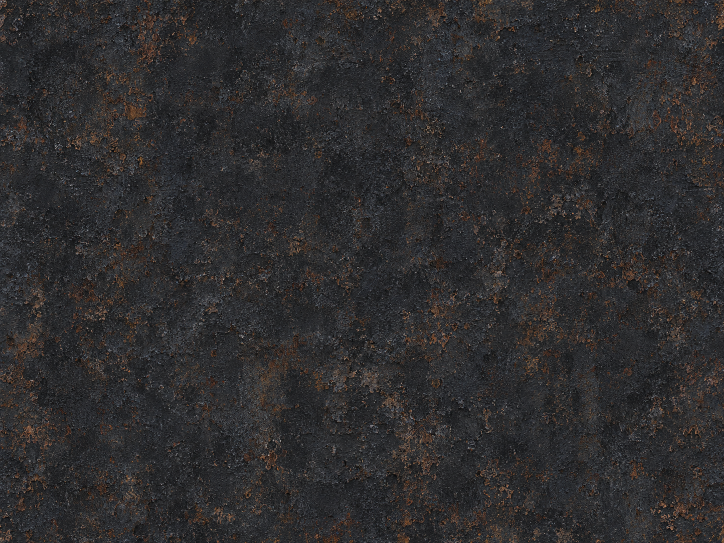
#> input picture Terra61/61_terra_master/modules/carriage/ai_aged_cast_iron.png, 1448 x 1086 px, found by its file name (shown at 1/2 size)
$ python generate_props.py
#> lines starting #> are read from the running program, lines starting #| are printed output that depends on the picture
#!/usr/bin/env python3
"""Build three independent low-poly Victorian platform props, Y up, metres."""
from pathlib import Path
import json,math,struct
import numpy as np
from PIL import Image,ImageDraw,ImageFont,ImageEnhance
P=Path(__file__).resolve().parent;P.mkdir(parents=True,exist_ok=True)
rng=np.random.default_rng(110213)

# Original procedural wood with painted plank joints and subtle knots.
def wood_texture(name,planks=0,base=(126,86,56),size=512):
#> called with name = 'crate_planks.png', planks = 6, base = (126, 86, 56), size = 512
 w=h=size
 ys=np.arange(h)[:,None];xs=np.arange(w)[None,:]
 coarse=rng.normal(0,6,(h//4,w//4))
 coarse=np.asarray(Image.fromarray(np.uint8(np.clip(coarse+128,0,255))).resize((w,h),Image.Resampling.BICUBIC),float)-128
 fine=rng.normal(0,3,(h,w));grain=np.repeat(rng.normal(0,5,(1,w)),h,axis=0)
 data=np.stack([np.clip(c+coarse+fine+grain,0,255) for c in base],axis=2).astype('uint8');im=Image.fromarray(data,'RGB');d=ImageDraw.Draw(im)
 for _ in range(250):
  x=int(rng.integers(w));y=int(rng.integers(h));length=int(rng.integers(3,110));bright=int(rng.integers(-23,19));color=tuple(int(np.clip(c+bright,0,255)) for c in base)
  d.line((x,y,x+int(rng.integers(-2,3)),min(h-1,y+length)),fill=color,width=1)
 if planks:
  for k in range(planks):
   x=round(k*w/planks);d.line((x,0,x,h),fill=(48,34,25),width=3);d.line((x+3,0,x+3,h),fill=(171,123,79),width=1)
#> this loop made 6 passes
#> x on passes 1 to 6: 0, 85, 171, 256, 341, 427
 for _ in range(5):
  x=int(rng.integers(25,w-25));y=int(rng.integers(25,h-25));rx=int(rng.integers(3,8));ry=int(rng.integers(7,16));d.ellipse((x-rx,y-ry,x+rx,y+ry),outline=(70,48,32),width=1);d.ellipse((x-rx//2,y-ry//2,x+rx//2,y+ry//2),outline=(72,48,32),width=1)
#> this loop made 5 passes
#> (x, y, rx, ry) on passes 1 to 5: (424, 461, 4, 7), (318, 179, 4, 11), (422, 333, 4, 14), (102, 250, 5, 13), (100, 451, 6, 14)
 im.save(P/name)
wood_texture('crate_planks.png',6)
wood_texture('wood_beam.png',0,base=(139,95,60))
#> the loop in wood_texture (call 2), `for _ in range(250):` made 250 passes
#> (x, y, length, bright, color) on passes 1 to 3: (122, 413, 74, 2, (141, 97, 62)), (30, 504, 94, -5, (134, 90, 55)), (175, 330, 86, -23, (116, 72, 37))
#> the loop in wood_texture (call 2), `for _ in range(5):` made 5 passes
#> (x, y, rx, ry) on passes 1 to 5: (470, 227, 6, 15), (358, 449, 7, 14), (174, 352, 7, 10), (241, 364, 5, 11), (285, 100, 7, 9)
wood_texture('barrel_staves.png',16,base=(121,79,49))
#> call 3 of wood_texture, with name = 'barrel_staves.png', planks = 16, base = (121, 79, 49), size = 512
#> in wood_texture (call 3), `data = np.stack([np.clip(c + coarse + fine + grain, 0, 255) for c in b`:
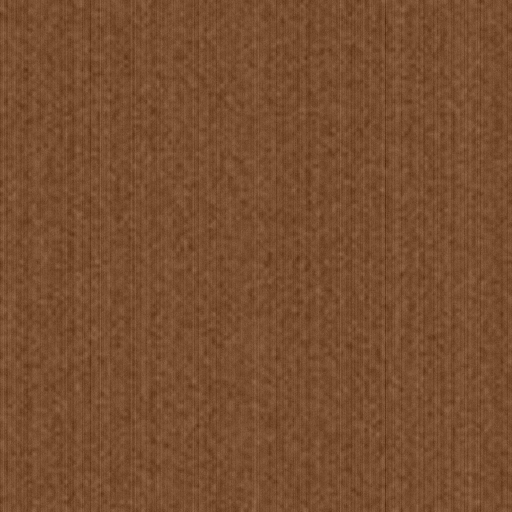
#> data: shape (512, 512, 3); mean of channels 0, 1, 2 120.1, 78.1, 48.1; drawn as R, G, B
#> the loop in wood_texture (call 3), `for _ in range(250):` made 250 passes
#> (x, y, length, bright, color) on passes 1 to 3: (284, 80, 83, -17, (104, 62, 32)), (107, 358, 101, 12, (133, 91, 61)), (368, 280, 3, 13, (134, 92, 62))
#> the loop in wood_texture (call 3), `for k in range(planks):` made 16 passes
#> x on passes 1 to 12: 0, 32, 64, 96, 128, 160, 192, 224, 256, 288, 320, 352
#> the loop in wood_texture (call 3), `for _ in range(5):` made 5 passes
#> (x, y, rx, ry) on passes 1 to 5: (410, 483, 3, 14), (239, 337, 5, 9), (288, 78, 5, 14), (282, 52, 3, 12), (221, 265, 5, 8)
wood_texture('barrel_lid.png',6,base=(127,86,55))
#> call 4 of wood_texture, with name = 'barrel_lid.png', planks = 6, base = (127, 86, 55), size = 512
#> in wood_texture (call 4), `fine = rng.normal(0, 3, (h, w))`:
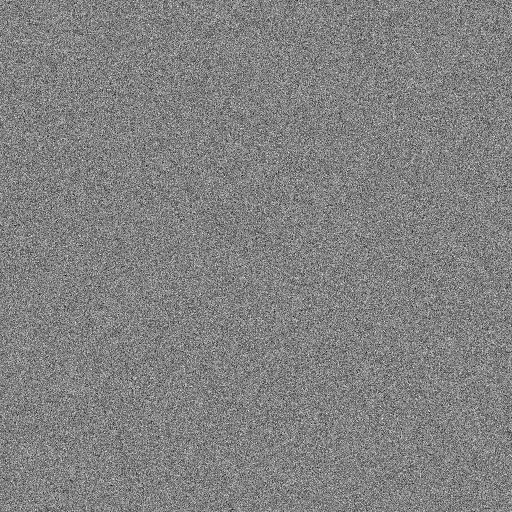
#> fine: shape (512, 512) float64; min -13.85, max 13.38, mean 0.0114; drawn with min black and max white
#> in wood_texture (call 4), `grain = np.repeat(rng.normal(0, 5, (1, w)), h, axis=0)`:
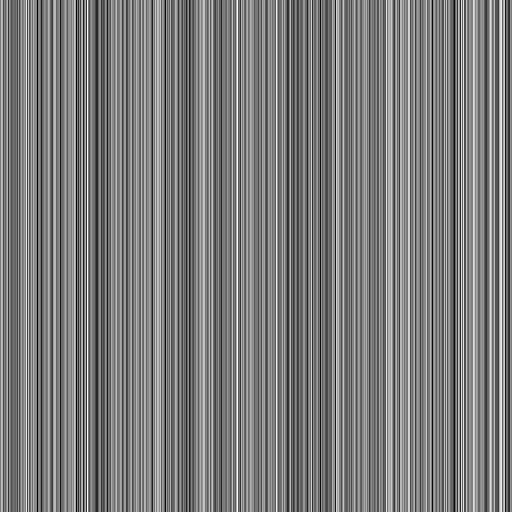
#> grain: shape (512, 512) float64; min -14.07, max 14.61, mean -0.125; drawn with min black and max white
#> the loop in wood_texture (call 4), `for _ in range(250):` made 250 passes
#> (x, y, length, bright, color) on passes 1 to 3: (233, 317, 86, 5, (132, 91, 60)), (326, 65, 65, 11, (138, 97, 66)), (287, 339, 20, 14, (141, 100, 69))

# Downsize the project-supplied generated iron for compact prop assets. Rivets
# on the crate plates and hoops are drawn into the texture, not modeled spheres.
source=P.parent.parent/'materials'/'ai_aged_cast_iron.png'
if source.exists():
 metal=Image.open(source).convert('RGB').resize((512,512),Image.Resampling.LANCZOS)
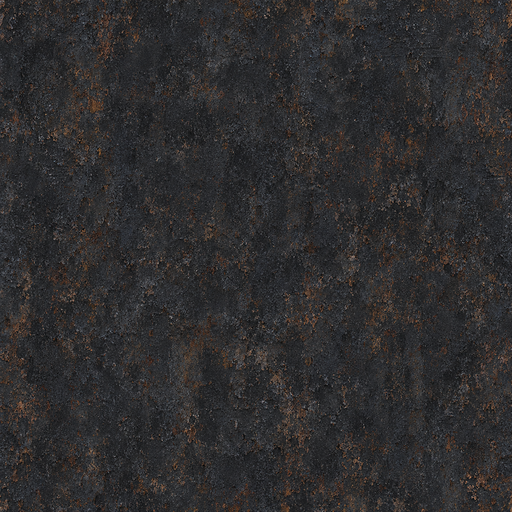
#> metal: PIL image 512x512 RGB; mean R, G, B 46.8, 45.4, 46.1
elif (P/'iron_ai_small.png').exists():
 metal=Image.open(P/'iron_ai_small.png').convert('RGB')
else:
 raise FileNotFoundError('Need project ai_aged_cast_iron.png or local iron_ai_small.png')
metal.save(P/'iron_ai_small.png',optimize=True)
metal.resize((512,128),Image.Resampling.LANCZOS).save(P/'iron_plain.png',optimize=True)
rivet=metal.resize((512,128),Image.Resampling.LANCZOS);d=ImageDraw.Draw(rivet)
for x in (128,384):
 y=64;d.ellipse((x-12,y-12,x+12,y+12),fill=(25,26,25));d.ellipse((x-9,y-10,x+8,y+7),fill=(91,91,81));d.ellipse((x-6,y-7,x-2,y-3),fill=(153,149,130))
rivet.save(P/'iron_riveted.png',optimize=True)
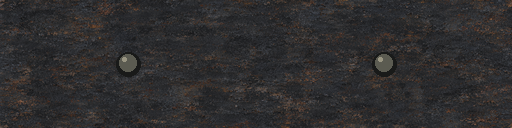
#> saved as iron_riveted.png: PIL image 512x128 RGB; mean R, G, B 47, 45.7, 46.3
plate=metal.resize((128,256),Image.Resampling.LANCZOS);d=ImageDraw.Draw(plate)
for y in (65,190):
 x=64;d.ellipse((x-11,y-11,x+11,y+11),fill=(23,24,23));d.ellipse((x-8,y-9,x+8,y+7),fill=(100,98,86));d.ellipse((x-5,y-6,x-2,y-3),fill=(171,166,143))
plate.save(P/'rivet_plate.png',optimize=True)
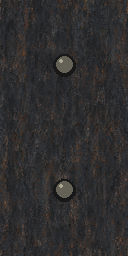
#> saved as rivet_plate.png: PIL image 128x256 RGB; mean R, G, B 47.3, 45.9, 46.4
Image.new('RGB',(16,16),(175,131,64)).save(P/'aged_gold.png')

# Cream numeral and brass keyline are baked into the front/back sign texture.
sign=Image.new('RGB',(512,640),(28,36,40));d=ImageDraw.Draw(sign)
d.rectangle((8,8,503,631),outline=(102,73,43),width=12);d.rectangle((24,24,487,615),outline=(202,158,93),width=7)
for x in (40,472):
 for y in (40,600):
  d.ellipse((x-11,y-11,x+11,y+11),fill=(68,47,28));d.ellipse((x-8,y-8,x+7,y+7),fill=(205,160,85));d.ellipse((x-5,y-5,x-2,y-2),fill=(244,219,151))
font=ImageFont.truetype('/usr/share/fonts/truetype/dejavu/DejaVuSerif-Bold.ttf',435)
b=d.textbbox((0,0),'3',font=font);d.text(((512-(b[2]-b[0]))/2,(640-(b[3]-b[1]))/2-b[1]-3),'3',font=font,fill=(233,211,165))
sign.save(P/'platform_3.png')
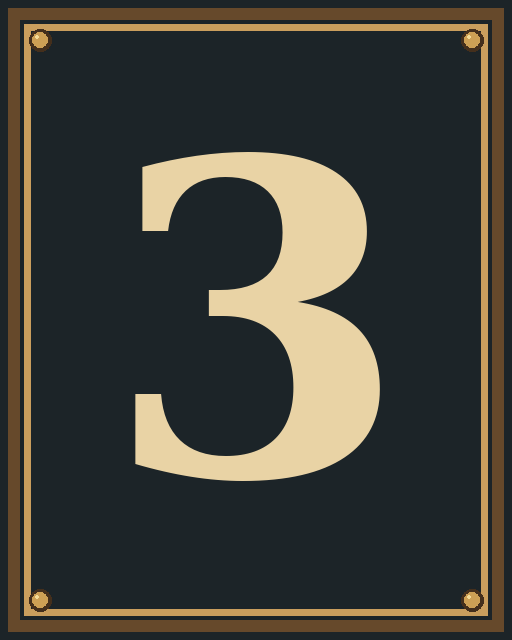
#> saved as platform_3.png: PIL image 512x640 RGB; mean R, G, B 65.4, 64.6, 56.9

class Mesh:
 def __init__(self,name):self.name=name;self.p=[];self.n=[];self.uv=[];self.idx=[]
 def face(self,pts,uv=None):
  pts=np.asarray(pts,float);n=np.cross(pts[1]-pts[0],pts[2]-pts[0]);size=np.linalg.norm(n)
  if size<1e-10:return
  n/=size;start=len(self.p);self.p.extend(pts.tolist());self.n.extend([n.tolist()]*len(pts))
  if uv is None:uv=[[0,0],[1,0],[1,1],[0,1]] if len(pts)==4 else [[0,0],[1,0],[.5,1]]
  self.uv.extend(uv);self.idx.extend([start,start+1,start+2]);
  if len(pts)==4:self.idx.extend([start,start+2,start+3])
 def beam(self,p0,p1,w,depth,ref=(0,0,1)):
#> called with p0 = (0, 0, 0), p1 = (0, 0.12, 0), w = 0.4, depth = 0.38, ref = (0, 0, 1)
  p0=np.asarray(p0,float);p1=np.asarray(p1,float);axis=p1-p0;length=np.linalg.norm(axis)
  if length<1e-10:return
  axis/=length;ref=np.asarray(ref,float)
  if abs(np.dot(axis,ref))>.96:ref=np.array((0,1,0),float)
  a=np.cross(ref,axis);a/=np.linalg.norm(a);b=np.cross(axis,a);a*=w/2;b*=depth/2
  q=[p0-a-b,p0+a-b,p0+a+b,p0-a+b,p1-a-b,p1+a-b,p1+a+b,p1-a+b]
  for j,f in enumerate(((0,3,2,1),(4,5,6,7),(0,1,5,4),(1,2,6,5),(2,3,7,6),(3,0,4,7))):
   uv=[[0,0],[1,0],[1,1],[0,1]] if j<2 else [[0,0],[0,1],[length/.8,1],[length/.8,0]]
   self.face([q[k] for k in f],uv)
 def box(self,x,y,z,sx,sy,sz):self.beam((x,y-sy/2,z),(x,y+sy/2,z),sx,sz)
 def textured_box(self,x0,x1,y0,y1,z0,z1):
  # Each face takes the complete texture so the planks remain readily visible.
  for f in (((x0,y0,z1),(x1,y0,z1),(x1,y1,z1),(x0,y1,z1)),
            ((x1,y0,z0),(x0,y0,z0),(x0,y1,z0),(x1,y1,z0)),
            ((x1,y0,z1),(x1,y0,z0),(x1,y1,z0),(x1,y1,z1)),
            ((x0,y0,z0),(x0,y0,z1),(x0,y1,z1),(x0,y1,z0)),
            ((x0,y1,z1),(x1,y1,z1),(x1,y1,z0),(x0,y1,z0)),
            ((x0,y0,z0),(x1,y0,z0),(x1,y0,z1),(x0,y0,z1))):
   self.face(f,[[0,1],[1,1],[1,0],[0,0]])
 def cylinder(self,p0,p1,r,segments=10):
  p0=np.asarray(p0,float);p1=np.asarray(p1,float);axis=p1-p0;axis/=np.linalg.norm(axis);ref=np.array((0,0,1),float)
  if abs(np.dot(axis,ref))>.96:ref=np.array((0,1,0),float)
  a=np.cross(ref,axis);a/=np.linalg.norm(a);b=np.cross(axis,a)
  for i in range(segments):
   aa=2*math.pi*i/segments;bb=2*math.pi*(i+1)/segments;r0=r*(a*math.cos(aa)+b*math.sin(aa));r1=r*(a*math.cos(bb)+b*math.sin(bb))
   self.face([p0+r0,p0+r1,p1+r1,p1+r0]);self.face([p0,p0+r1,p0+r0]);self.face([p1,p1+r0,p1+r1])

# A freestanding cast-iron sign. Decorative scroll is actual slim geometry;
# numeral, its lining and round pin heads are on the image map.
sign_m={x:Mesh(x) for x in ('iron_plain','aged_gold','platform_3')};I=sign_m['iron_plain'];G=sign_m['aged_gold'];S=sign_m['platform_3']
I.box(0,.06,0,.40,.12,.38);I.box(0,.16,0,.33,.08,.32);I.box(0,.31,0,.27,.22,.26)
for y,w in ((.22,.30),(.43,.31),(.51,.25)):
 I.box(0,y,0,w,.065,w)
for y,r,h in ((.55,.15,.10),(.65,.12,.10),(2.73,.10,.08),(2.82,.12,.08),(2.91,.09,.10)):
 I.cylinder((0,y-h/2,0),(0,y+h/2,0),r,12)
I.cylinder((0,.68,0),(0,2.74,0),.065,12)
for theta in np.linspace(0,2*math.pi,7,endpoint=False):
 x=.066*math.cos(theta);z=.066*math.sin(theta);I.cylinder((x,.74,z),(x,2.62,z),.012,6)
for y,r in ((.57,.15),(.68,.115),(2.71,.102),(2.85,.10)):
 G.cylinder((0,y-.015,0),(0,y+.015,0),r,12)
I.cylinder((0,2.96,0),(0,3.01,0),.06,10)
# a small conical tip
for i in range(10):
 a=2*math.pi*i/10;b=2*math.pi*(i+1)/10
 I.face([(0,3.11,0),(.07*math.cos(a),3.01,.07*math.sin(a)),(.07*math.cos(b),3.01,.07*math.sin(b))])
I.beam((.08,2.77,0),(1.02,2.77,0),.065,.07)
G.cylinder((.96,2.77,-.045),(.96,2.77,.045),.045,10)
# cast curved bracket and scroll
curve=[(.07,2.28,0),(.15,2.39,0),(.24,2.48,0),(.36,2.55,0),(.49,2.63,0),(.65,2.71,0)]
for a,b in zip(curve,curve[1:]):I.beam(a,b,.045,.045)
for i in range(12):
 a=2*math.pi*i/12;b=2*math.pi*(i+1)/12
 I.beam((.22+.10*math.cos(a),2.58+.10*math.sin(a),0),(.22+.10*math.cos(b),2.58+.10*math.sin(b),0),.028,.035)
for x in (.53,.91):I.beam((x,2.77,0),(x,2.57,0),.03,.03)
# A thin backing board plus separate, correctly oriented front and rear images.
I.box(.72,2.25,0,.54,.68,.06)
x0,x1=.46,.98;y0,y1=1.92,2.58
S.face([(x0,y0,.032),(x1,y0,.032),(x1,y1,.032),(x0,y1,.032)],[[0,1],[1,1],[1,0],[0,0]])
S.face([(x1,y0,-.032),(x0,y0,-.032),(x0,y1,-.032),(x1,y1,-.032)],[[0,1],[1,1],[1,0],[0,0]])

# Crate: shared texture on planks, modeled outlines and diagonal framing;
# the metal corner plates carry painted rivets.
crate_m={x:Mesh(x) for x in ('crate_planks','wood_beam','iron_plain','rivet_plate')};W=crate_m['crate_planks'];B=crate_m['wood_beam'];I=crate_m['iron_plain'];R=crate_m['rivet_plate']
W.textured_box(-.50,.50,.08,1.08,-.50,.50)
for x in (-.40,.40):
 for z in (-.40,.40):B.box(x,.04,z,.20,.08,.20)
for signside in (-1,1):
 z=signside*.525
 for x in (-.44,.44):B.box(x,.58,z,.105,1.00,.05)
 for y in (.14,1.02):B.beam((-.50,y,z),(.50,y,z),.10,.05)
 B.beam((-.39,.21,z),(.39,.95,z),.10,.045)
 x=signside*.525
 for z in (-.44,.44):B.box(x,.58,z,.05,1.00,.105)
 for y in (.14,1.02):B.beam((x,y,-.50),(x,y,.50),.10,.05,ref=(1,0,0))
 B.beam((x,.21,-.39),(x,.95,.39),.10,.045,ref=(1,0,0))
# Two protective slats on the crate lid.
for x in (-.37,.37):B.beam((x,1.10,-.50),(x,1.10,.50),.045,.10,ref=(1,0,0))
# Actual thin corner armor, with two rivets drawn on each outward face.
for sx in (-1,1):
 for sz in (-1,1):
  for y in (.17,.99):
   x=sx*.46;z=sz*.553;I.box(x,y,z,.13,.18,.025)
   face=z+sz*.014
   points=[(x-.055,y-.08,face),(x+.055,y-.08,face),(x+.055,y+.08,face),(x-.055,y+.08,face)];uv=[[0,1],[1,1],[1,0],[0,0]]
   R.face(points if sz>0 else points[::-1],uv if sz>0 else uv[::-1])
   x=sx*.553;z=sz*.46;I.box(x,y,z,.025,.18,.13)
   face=x+sx*.014
   points=[(face,y-.08,z-.055),(face,y+.08,z-.055),(face,y+.08,z+.055),(face,y-.08,z+.055)];uv=[[0,1],[0,0],[1,0],[1,1]]
   R.face(points if sx>0 else points[::-1],uv if sx>0 else uv[::-1])

# Barrel: sixteen facets and five contour rings, with four thin iron hoops.
barrel_m={x:Mesh(x) for x in ('barrel_staves','barrel_lid','iron_riveted')};W=barrel_m['barrel_staves'];T=barrel_m['barrel_lid'];I=barrel_m['iron_riveted']
N=16; levels=[(0,.36),(.22,.405),(.52,.43),(.82,.405),(1.04,.36)]
def radius(y):
 for (y0,r0),(y1,r1) in zip(levels,levels[1:]):
  if y0<=y<=y1:return r0+(r1-r0)*(y-y0)/(y1-y0)
 return levels[-1][1]
def p(r,y,a):return (r*math.cos(a),y,r*math.sin(a))
for j,((y0,r0),(y1,r1)) in enumerate(zip(levels,levels[1:])):
 for i in range(N):
  a=2*math.pi*i/N;b=2*math.pi*(i+1)/N
  W.face([p(r0,y0,a),p(r1,y1,a),p(r1,y1,b),p(r0,y0,b)],[[i/N,1-y0/1.04],[i/N,1-y1/1.04],[(i+1)/N,1-y1/1.04],[(i+1)/N,1-y0/1.04]])
for y,r,up in ((0,.36,False),(1.04,.36,True)):
 for i in range(N):
  a=2*math.pi*i/N;b=2*math.pi*(i+1)/N;pa=p(r,y,a);pb=p(r,y,b);pc=(0,y,0)
  uv0=[.5,.5];uva=[.5+math.cos(a)*.5,.5+math.sin(a)*.5];uvb=[.5+math.cos(b)*.5,.5+math.sin(b)*.5]
  T.face([pc,pb,pa] if up else [pc,pa,pb],[uv0,uvb,uva] if up else [uv0,uva,uvb])
for cy in (.075,.27,.77,.97):
 y0=cy-.035;y1=cy+.035;r0=radius(y0)+.012;r1=radius(y1)+.012
 for i in range(N):
  a=2*math.pi*i/N;b=2*math.pi*(i+1)/N
  I.face([p(r0,y0,a),p(r1,y1,a),p(r1,y1,b),p(r0,y0,b)],[[2*i/N,1],[2*i/N,0],[2*(i+1)/N,0],[2*(i+1)/N,1]])

files={'iron_plain':'iron_plain.png','aged_gold':'aged_gold.png','platform_3':'platform_3.png','crate_planks':'crate_planks.png','wood_beam':'wood_beam.png','rivet_plate':'rivet_plate.png','barrel_staves':'barrel_staves.png','barrel_lid':'barrel_lid.png','iron_riveted':'iron_riveted.png'}
def write(name,meshes):
#> called with name = 'platform_sign'
 blob=bytearray();views=[];access=[];images=[];textures=[];materials=[];prim=[]
 def add(data,target=None):
  while len(blob)%4:blob.append(0)
  off=len(blob);blob.extend(data);v={'buffer':0,'byteOffset':off,'byteLength':len(data)}
  if target:v['target']=target
  views.append(v);return len(views)-1
 def ac(arr,typ,component,target,bounds=False):
  arr=np.ascontiguousarray(arr);view=add(arr.tobytes(),target);obj={'bufferView':view,'componentType':component,'count':len(arr),'type':typ}
  if bounds:obj.update(min=arr.min(axis=0).astype(float).tolist(),max=arr.max(axis=0).astype(float).tolist())
  access.append(obj);return len(access)-1
 for key,m in meshes.items():
  view=add((P/files[key]).read_bytes());images.append({'name':key,'bufferView':view,'mimeType':'image/png'});textures.append({'name':key,'sampler':0,'source':len(images)-1})
  metal=.7 if key in ('iron_plain','iron_riveted','aged_gold','rivet_plate') else 0
  materials.append({'name':key,'pbrMetallicRoughness':{'baseColorTexture':{'index':len(textures)-1},'baseColorFactor':[1,1,1,1],'metallicFactor':metal,'roughnessFactor':.58}})
  pos=np.asarray(m.p,dtype='<f4');nor=np.asarray(m.n,dtype='<f4');uv=np.asarray(m.uv,dtype='<f4');idx=np.asarray(m.idx,dtype='<u4')
  pa=ac(pos,'VEC3',5126,34962,True);na=ac(nor,'VEC3',5126,34962);ua=ac(uv,'VEC2',5126,34962);ia=ac(idx,'SCALAR',5125,34963)
  prim.append({'attributes':{'POSITION':pa,'NORMAL':na,'TEXCOORD_0':ua},'indices':ia,'material':len(materials)-1,'mode':4})
 while len(blob)%4:blob.append(0)
 gltf={'asset':{'version':'2.0','generator':'Victorian prop generator, NumPy + Pillow'},'scene':0,'scenes':[{'nodes':[0],'name':name}],
 'nodes':[{'name':name+'_ground_pivot_y_up','mesh':0}],'meshes':[{'name':name,'primitives':prim}],
 'materials':materials,'textures':textures,'images':images,'samplers':[{'wrapS':10497,'wrapT':10497,'magFilter':9729,'minFilter':9987}],
 'buffers':[{'byteLength':len(blob)}],'bufferViews':views,'accessors':access}
 js=json.dumps(gltf,separators=(',',':')).encode();js+=b' '*((-len(js))%4)
 raw=struct.pack('<4sII',b'glTF',2,12+8+len(js)+8+len(blob))+struct.pack('<I4s',len(js),b'JSON')+js+struct.pack('<I4s',len(blob),b'BIN\0')+blob;(P/(name+'.glb')).write_bytes(raw)
 points=np.array([p for m in meshes.values() for p in m.p]);return {'file':name+'.glb','bounds_min':points.min(axis=0).tolist(),'bounds_max':points.max(axis=0).tolist(),
 'triangles_by_material':{k:len(m.idx)//3 for k,m in meshes.items()},'triangles':sum(len(m.idx)//3 for m in meshes.values()),'bytes':len(raw)}

if __name__=='__main__':
 assets=[write('platform_sign',sign_m),write('cargo_crate',crate_m),write('cargo_barrel',barrel_m)]
 manifest={'units':'metres','axis':'Y up','pivot':'local origin at ground level','assets':assets,
  'texture_sources':'Procedural wood, painted numeral, gold, and rivets; iron textures are resized or decorated derivatives of the supplied AI cast iron image.'}
 (P/'manifest.json').write_text(json.dumps(manifest,indent=2)+'\n');print(json.dumps(manifest,indent=2))

$ run again, with Terra61/astra_master/references/00_original_concept.jpeg saved as Terra61/61_terra_master/modules/carriage/ai_aged_cast_iron.png
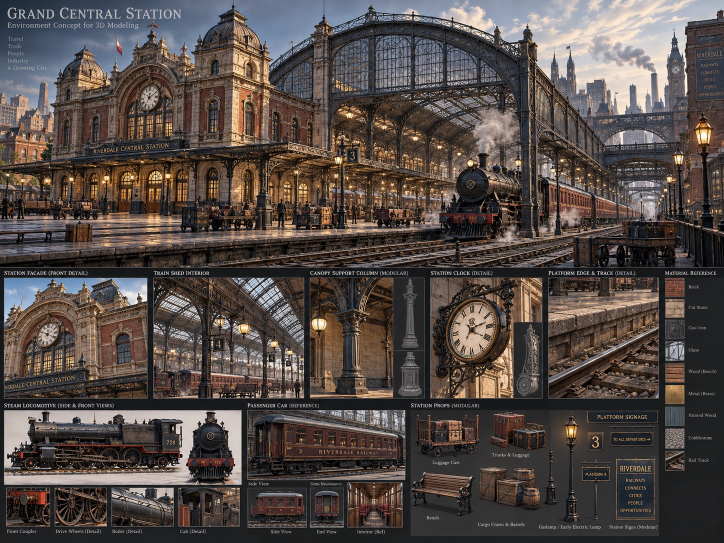
#> input picture Terra61/astra_master/references/00_original_concept.jpeg, 1448 x 1086 px, found by its file name (shown at 1/2 size)
#> the loop in wood_texture, `for k in range(planks):` made 6 passes
#> x on passes 1 to 6: 0, 85, 171, 256, 341, 427
#> the loop in wood_texture, `for _ in range(5):` made 5 passes
#> (x, y, rx, ry) on passes 1 to 5: (424, 461, 4, 7), (318, 179, 4, 11), (422, 333, 4, 14), (102, 250, 5, 13), (100, 451, 6, 14)
#> the loop in wood_texture (call 2), `for _ in range(250):` made 250 passes
#> (x, y, length, bright, color) on passes 1 to 3: (122, 413, 74, 2, (141, 97, 62)), (30, 504, 94, -5, (134, 90, 55)), (175, 330, 86, -23, (116, 72, 37))
#> the loop in wood_texture (call 2), `for _ in range(5):` made 5 passes
#> (x, y, rx, ry) on passes 1 to 5: (470, 227, 6, 15), (358, 449, 7, 14), (174, 352, 7, 10), (241, 364, 5, 11), (285, 100, 7, 9)
#> `rivet.save(P/'iron_riveted.png',optimize=True)`:
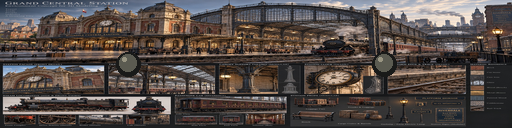
#> saved as iron_riveted.png: PIL image 512x128 RGB; mean R, G, B 84, 74.9, 71.1
#> `plate.save(P/'rivet_plate.png',optimize=True)`:
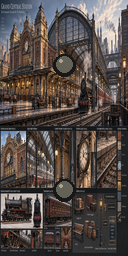
#> saved as rivet_plate.png: PIL image 128x256 RGB; mean R, G, B 83.9, 74.9, 71.1

$ run again, with Terra61/61_terra_master/modules/carriage/burgundy_wood.png copied over Terra61/61_terra_master/modules/carriage/ai_aged_cast_iron.png
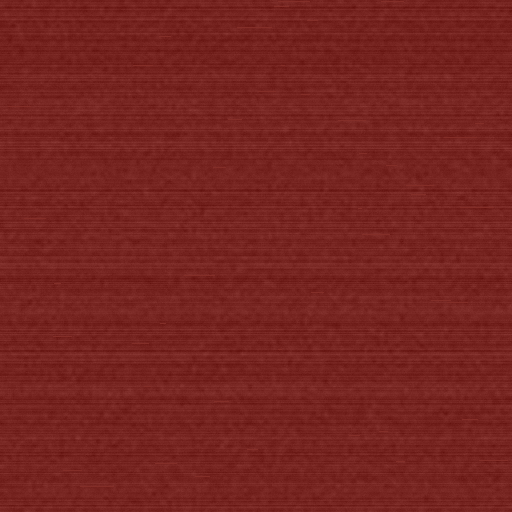
#> input picture Terra61/61_terra_master/modules/carriage/burgundy_wood.png, 512 x 512 px, found by its file name
#> the loop in wood_texture, `for k in range(planks):` made 6 passes
#> x on passes 1 to 6: 0, 85, 171, 256, 341, 427
#> the loop in wood_texture, `for _ in range(5):` made 5 passes
#> (x, y, rx, ry) on passes 1 to 5: (424, 461, 4, 7), (318, 179, 4, 11), (422, 333, 4, 14), (102, 250, 5, 13), (100, 451, 6, 14)
#> the loop in wood_texture (call 2), `for _ in range(250):` made 250 passes
#> (x, y, length, bright, color) on passes 1 to 3: (122, 413, 74, 2, (141, 97, 62)), (30, 504, 94, -5, (134, 90, 55)), (175, 330, 86, -23, (116, 72, 37))
#> the loop in wood_texture (call 2), `for _ in range(5):` made 5 passes
#> (x, y, rx, ry) on passes 1 to 5: (470, 227, 6, 15), (358, 449, 7, 14), (174, 352, 7, 10), (241, 364, 5, 11), (285, 100, 7, 9)
#> metal is the input picture: PIL image 512x512 RGB; mean R, G, B 118, 36, 32
#> `rivet.save(P/'iron_riveted.png',optimize=True)`:
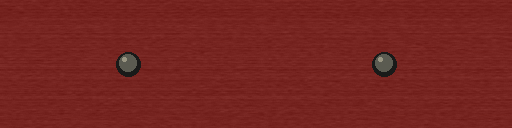
#> saved as iron_riveted.png: PIL image 512x128 RGB; mean R, G, B 117.2, 36.4, 32.4
#> `plate.save(P/'rivet_plate.png',optimize=True)`:
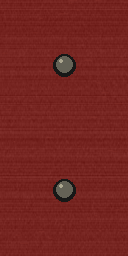
#> saved as rivet_plate.png: PIL image 128x256 RGB; mean R, G, B 116.7, 36.7, 32.6
